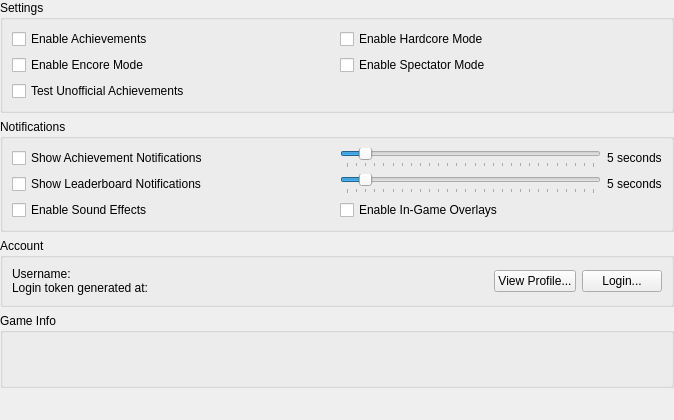
<?xml version="1.0" encoding="UTF-8"?>
<ui version="4.0">
 <class>AchievementSettingsWidget</class>
 <widget class="QWidget" name="AchievementSettingsWidget">
  <property name="geometry">
   <rect>
    <x>0</x>
    <y>0</y>
    <width>674</width>
    <height>420</height>
   </rect>
  </property>
  <layout class="QVBoxLayout" name="verticalLayout">
   <property name="leftMargin">
    <number>0</number>
   </property>
   <property name="topMargin">
    <number>0</number>
   </property>
   <property name="rightMargin">
    <number>0</number>
   </property>
   <property name="bottomMargin">
    <number>0</number>
   </property>
   <item>
    <widget class="QGroupBox" name="groupBox">
     <property name="title">
      <string>Settings</string>
     </property>
     <layout class="QGridLayout" name="gridLayout">
      <item row="1" column="1">
       <widget class="QCheckBox" name="spectatorMode">
        <property name="text">
         <string>Enable Spectator Mode</string>
        </property>
       </widget>
      </item>
      <item row="0" column="0">
       <widget class="QCheckBox" name="enable">
        <property name="text">
         <string>Enable Achievements</string>
        </property>
       </widget>
      </item>
      <item row="2" column="0">
       <widget class="QCheckBox" name="unofficialAchievements">
        <property name="text">
         <string>Test Unofficial Achievements</string>
        </property>
       </widget>
      </item>
      <item row="1" column="0">
       <widget class="QCheckBox" name="encoreMode">
        <property name="text">
         <string>Enable Encore Mode</string>
        </property>
       </widget>
      </item>
      <item row="0" column="1">
       <widget class="QCheckBox" name="hardcoreMode">
        <property name="text">
         <string>Enable Hardcore Mode</string>
        </property>
       </widget>
      </item>
     </layout>
    </widget>
   </item>
   <item>
    <widget class="QGroupBox" name="notificationBox">
     <property name="title">
      <string>Notifications</string>
     </property>
     <layout class="QGridLayout" name="gridLayout_2" columnstretch="1,1">
      <item row="0" column="1">
       <layout class="QHBoxLayout" name="horizontalLayout_3" stretch="1,0">
        <item>
         <widget class="QSlider" name="achievementNotificationsDuration">
          <property name="minimum">
           <number>3</number>
          </property>
          <property name="maximum">
           <number>30</number>
          </property>
          <property name="pageStep">
           <number>1</number>
          </property>
          <property name="value">
           <number>5</number>
          </property>
          <property name="orientation">
           <enum>Qt::Orientation::Horizontal</enum>
          </property>
          <property name="invertedAppearance">
           <bool>false</bool>
          </property>
          <property name="tickPosition">
           <enum>QSlider::TickPosition::TicksBelow</enum>
          </property>
          <property name="tickInterval">
           <number>1</number>
          </property>
         </widget>
        </item>
        <item>
         <widget class="QLabel" name="achievementNotificationsDurationLabel">
          <property name="text">
           <string>5 seconds</string>
          </property>
         </widget>
        </item>
       </layout>
      </item>
      <item row="0" column="0">
       <widget class="QCheckBox" name="achievementNotifications">
        <property name="text">
         <string>Show Achievement Notifications</string>
        </property>
       </widget>
      </item>
      <item row="1" column="1">
       <layout class="QHBoxLayout" name="horizontalLayout_2" stretch="1,0">
        <item>
         <widget class="QSlider" name="leaderboardNotificationsDuration">
          <property name="minimum">
           <number>3</number>
          </property>
          <property name="maximum">
           <number>30</number>
          </property>
          <property name="pageStep">
           <number>1</number>
          </property>
          <property name="value">
           <number>5</number>
          </property>
          <property name="orientation">
           <enum>Qt::Orientation::Horizontal</enum>
          </property>
          <property name="invertedAppearance">
           <bool>false</bool>
          </property>
          <property name="tickPosition">
           <enum>QSlider::TickPosition::TicksBelow</enum>
          </property>
          <property name="tickInterval">
           <number>1</number>
          </property>
         </widget>
        </item>
        <item>
         <widget class="QLabel" name="leaderboardNotificationsDurationLabel">
          <property name="text">
           <string>5 seconds</string>
          </property>
         </widget>
        </item>
       </layout>
      </item>
      <item row="1" column="0">
       <widget class="QCheckBox" name="leaderboardNotifications">
        <property name="text">
         <string>Show Leaderboard Notifications</string>
        </property>
       </widget>
      </item>
      <item row="2" column="0">
       <widget class="QCheckBox" name="soundEffects">
        <property name="text">
         <string>Enable Sound Effects</string>
        </property>
       </widget>
      </item>
      <item row="2" column="1">
       <widget class="QCheckBox" name="overlays">
        <property name="text">
         <string>Enable In-Game Overlays</string>
        </property>
       </widget>
      </item>
     </layout>
    </widget>
   </item>
   <item>
    <widget class="QGroupBox" name="loginBox">
     <property name="title">
      <string>Account</string>
     </property>
     <layout class="QHBoxLayout" name="horizontalLayout" stretch="1,0">
      <item>
       <widget class="QLabel" name="loginStatus">
        <property name="text">
         <string>Username:
Login token generated at:</string>
        </property>
        <property name="alignment">
         <set>Qt::AlignmentFlag::AlignLeading|Qt::AlignmentFlag::AlignLeft|Qt::AlignmentFlag::AlignTop</set>
        </property>
       </widget>
      </item>
      <item>
       <layout class="QHBoxLayout" name="horizontalLayout_4">
        <item>
         <widget class="QPushButton" name="viewProfile">
          <property name="text">
           <string>View Profile...</string>
          </property>
         </widget>
        </item>
        <item>
         <widget class="QPushButton" name="loginButton">
          <property name="text">
           <string>Login...</string>
          </property>
         </widget>
        </item>
       </layout>
      </item>
     </layout>
    </widget>
   </item>
   <item>
    <widget class="QGroupBox" name="gameInfoBox">
     <property name="minimumSize">
      <size>
       <width>0</width>
       <height>75</height>
      </size>
     </property>
     <property name="title">
      <string>Game Info</string>
     </property>
     <layout class="QGridLayout" name="gridLayout_3">
      <item row="0" column="0">
       <widget class="QLabel" name="gameInfo">
        <property name="alignment">
         <set>Qt::AlignmentFlag::AlignLeading|Qt::AlignmentFlag::AlignLeft|Qt::AlignmentFlag::AlignTop</set>
        </property>
       </widget>
      </item>
     </layout>
    </widget>
   </item>
   <item>
    <spacer name="verticalSpacer">
     <property name="orientation">
      <enum>Qt::Orientation::Vertical</enum>
     </property>
     <property name="sizeHint" stdset="0">
      <size>
       <width>20</width>
       <height>40</height>
      </size>
     </property>
    </spacer>
   </item>
  </layout>
 </widget>
 <resources>
  <include location="resources/duckstation-qt.qrc"/>
 </resources>
 <connections/>
</ui>
